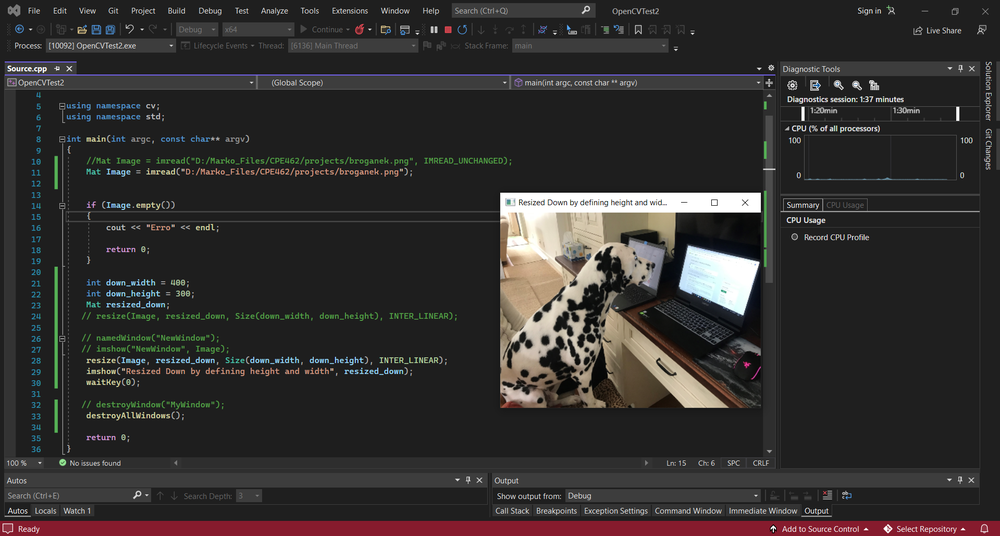
//> input picture HW/openCVHW2.png, 1000 x 536 px, shrunk from 1919 x 1029 before the run
$ ./HW6test openCVHW2.png out.png   (built with g++ and OpenCV 4)
//> lines starting //> are read from the running program, lines starting //| are printed output that depends on the picture
// imgproc.cpp : This file contains the 'main' function. Program execution begins and ends there.
// Usage: imaproc in_file_name.jpg out_file_name.jpg
//

#include <iostream>
#include <stdio.h>
#include <string.h>
#include <stdlib.h>
#include <math.h>
#include <opencv2/opencv.hpp>
//#include <opencv2/core/core.hpp>
//#include <opencv2/highgui/highgui.hpp>
#include <opencv2/imgproc.hpp>


using namespace cv;
using namespace std;


int main(int argc, char* argv[])
//int main(int argc)
{
	FILE* in, * out;
	int   j, k, width, height;
	int** image_in, ** image_out;
	float sum1, sum2;
	float new_T, old_T, delta_T;
	long count1, count2;
	errno_t err;

	/****************************/
	/* Some OpenCV here */
	/********************/

	Mat M_in = imread(argv[1]);
//> M_in is the input picture: 536 rows x 1000 cols, CV_8UC3; mean B, G, R 46.7, 47.5, 50.3
	//Mat M_in = imread("C:\\Users\\marco\\source\\repos\\DisplayImage1\\goldhill.jpg");
	Mat_<uchar> M_in_g(M_in.rows, M_in.cols);
	cvtColor(M_in, M_in_g, COLOR_BGR2GRAY);
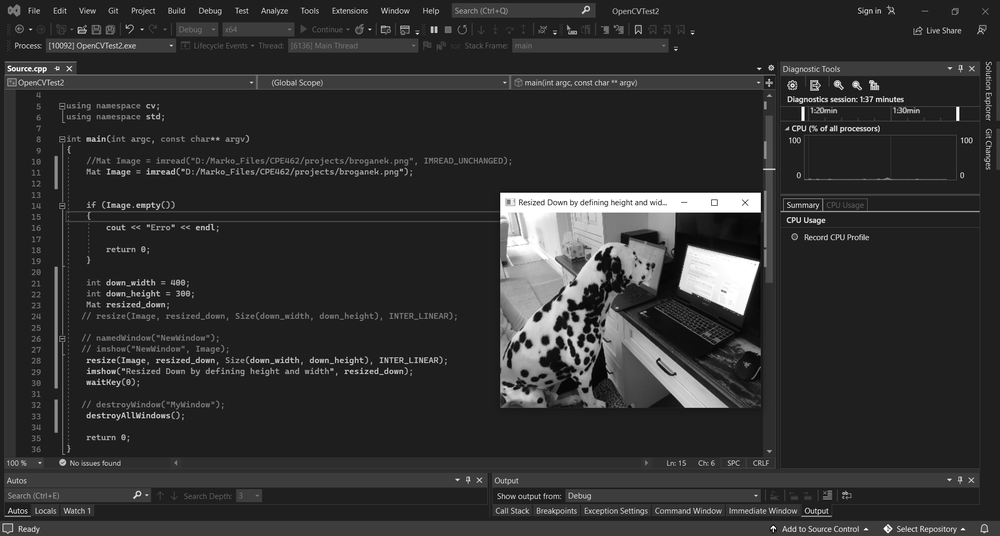
//> M_in_g: 536 rows x 1000 cols, CV_8UC1; min 0, max 255, mean 48.2
	//cout << "height" << M_in_g.rows << endl;

	String windowNameOriginal = "Input Image Original"; //Name of the window
	namedWindow(windowNameOriginal); // Create a window
	imshow(windowNameOriginal, M_in); // Show our image inside the created window.
	waitKey(0); // Wait for any keystroke in the window
	//destroyWindow(windowName0); //destroy the created window

	String windowNameGrayscale = "Image Grayscale"; //Name of the window
	namedWindow(windowNameGrayscale); // Create a window
	imshow(windowNameGrayscale, M_in_g); // Show our image inside the created window.
	waitKey(0); // Wait for any keystroke in the window
	//destroyWindow(windowNameGrayscale); //destroy the created window

	height = M_in_g.rows;
//> height = 536
	width = M_in_g.cols;
//> width = 1000

	/********************************************************************/

	image_in = (int**)calloc(height, sizeof(int*));
	if (!image_in)
	{
		printf("Error: Can't allocate memmory!\n");
		return(1);
	}

	image_out = (int**)calloc(height, sizeof(int*));
	if (!image_out)
	{
		printf("Error: Can't allocate memmory!\n");
		return(1);
	}

	for (j = 0; j < height; j++)
	{
		image_in[j] = (int*)calloc(width, sizeof(int));
		if (!image_in[j])
		{
			printf("Error: Can't allocate memmory!\n");
			return(1);
		}

		image_out[j] = (int*)calloc(width, sizeof(int));
		if (!image_out[j])
		{
			printf("Error: Can't allocate memmory!\n");
			return(1);
		}

	}

	for (j = 0; j < height; j++)
		for (k = 0; k < width; k++)
			image_in[j][k] = M_in_g(j, k);


	/********************************************************************/
	/* Image Processing begins                                          */
	/* Histogram Equalization                                           */
	/********************************************************************/

	//create intensity histogram
	float histogram[256] = { 0.0 };
	for (j = 0; j < height; j++)
		for (k = 0; k < width; k++)
			histogram[image_in[j][k]]++;
//> after the loop, histogram = 256 values, max 173468 at index 30, min 18 at index 2, mean 2093.8

	//create cumulative frequency histogram
	float equalized_lookup[256] = { 0.0 };
	int curr = 0;
	int total = width * height;
//> total = 536000
	for (j = 0; j < 256; j++) {
		curr += histogram[j];
		equalized_lookup[j] = round((((float)curr) * 255) / total);
	}
//> this loop made 256 passes
//> curr on passes 1 to 3: 91, 120, 138
//> after the loop, curr = 536000; equalized_lookup = 256 values from 0 to 255

	//equalize the image
	for (j = 0; j < height; j++)
		for (k = 0; k < width; k++)
			image_out[j][k] = (int)equalized_lookup[image_in[j][k]];

	//display equalized image
	Mat_<uchar> M_out(height, width);
	for (int ii = 0; ii < height; ii++)
		for (int jj = 0; jj < width; jj++)
			M_out(ii, jj) = image_out[ii][jj];
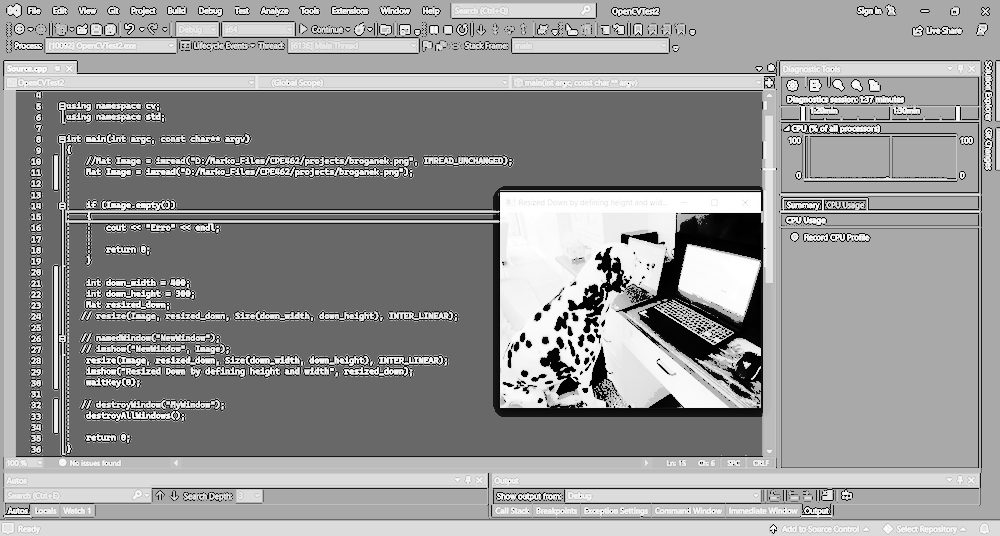
//> M_out: 536 rows x 1000 cols, CV_8UC1; min 0, max 255, mean 150.2
	String windowNameEqualized = "Image Equalized";
	namedWindow(windowNameEqualized);
	imshow(windowNameEqualized, M_out);
	waitKey(0);
	//destroyWindow(windowNameEqualized);

	/********************************************************************/
	/* Image Processing ends                                            */
	/* Histogram Equalization                                           */
	/********************************************************************/

	/********************************************************************/
	/* Image Processing begins                                          */
	/* Masking                                                          */
	/********************************************************************/
	float mask[3][3] = { {-1.0, -1.0, -1.0},  {-1.0, 9.0, -1.0},  {-1.0, -1.0, -1.0} };
	float value_out = 0.0;
	int m, n;
	float sum;

	for (j = 0; j < height; j++)
		for (k = 0; k < width; k++)
		{
			if (j == 0 || k == 0 || j == height - 1 || k == width - 1)
				image_out[j][k] = image_in[j][k];
			else
			{
				sum = 0.0;
				for (m = 0; m < 3; m++)
					for (n = 0; n < 3; n++)
					{
						sum += ((float)image_in[j + m - 1][k + n - 1]) * mask[m][n];
					}
				value_out = sum;
				value_out = (value_out > 255 ? 255 : value_out);
				value_out = (value_out < 0 ? 0 : value_out);
				image_out[j][k] = (int)value_out;
			}
		}
//> this loop made 536 passes
//> (sum, value_out) on passes 1 to 3: (0, 0), (31, 31), (31, 31)
//> after the loop, sum = 61; value_out = 61

	//display masked image
	Mat_<uchar> M_out2(height, width);
	for (int ii = 0; ii < height; ii++)
		for (int jj = 0; jj < width; jj++)
			M_out2(ii, jj) = image_out[ii][jj];
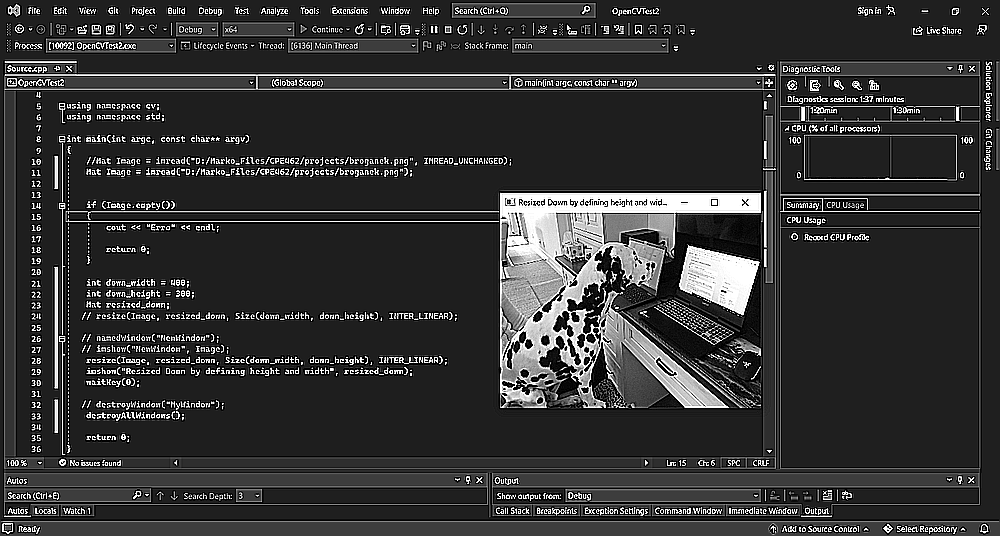
//> M_out2: 536 rows x 1000 cols, CV_8UC1; min 0, max 255, mean 52.6
	String windowNameMasked = "Image Masked";
	namedWindow(windowNameMasked);
	imshow(windowNameMasked, M_out2);
	waitKey(0);

	/********************************************************************/
	/* Image Processing ends                                            */
	/* Masking                                                          */
	/********************************************************************/

	//destroy all windows

	//destroyWindow(windowNameMasked);


	bool isSuccess = imwrite(argv[2], M_out); //write the image to a file as JPEG
	//bool isSuccess = imwrite("outfile.jpg", M_out); //write the image to a file as JPEG
	//bool isSuccess = imwrite("MyOutputImage.png", M_out); //write the image to a file as PNG
	if (isSuccess == false)
	{
		cout << "Failed to save the image" << endl;
		//cin.get(); //wait for a key press
		return -1;
	}


	/***********************/

	for (j = 0; j < height; j++)
	{
		free(image_in[j]);
		free(image_out[j]);
	}
	free(image_in);
	free(image_out);

	return 0;
}


// Run program: Ctrl + F5 or Debug > Start Without Debugging menu
// Debug program: F5 or Debug > Start Debugging menu

// Tips for Getting Started:
//   1. Use the Solution Explorer window to add/manage files
//   2. Use the Team Explorer window to connect to source control
//   3. Use the Output window to see build output and other messages
//   4. Use the Error List window to view errors
//   5. Go to Project > Add New Item to create new code files, or Project > Add Existing Item to add existing code files to the project
//   6. In the future, to open this project again, go to File > Open > Project and select the .sln file
